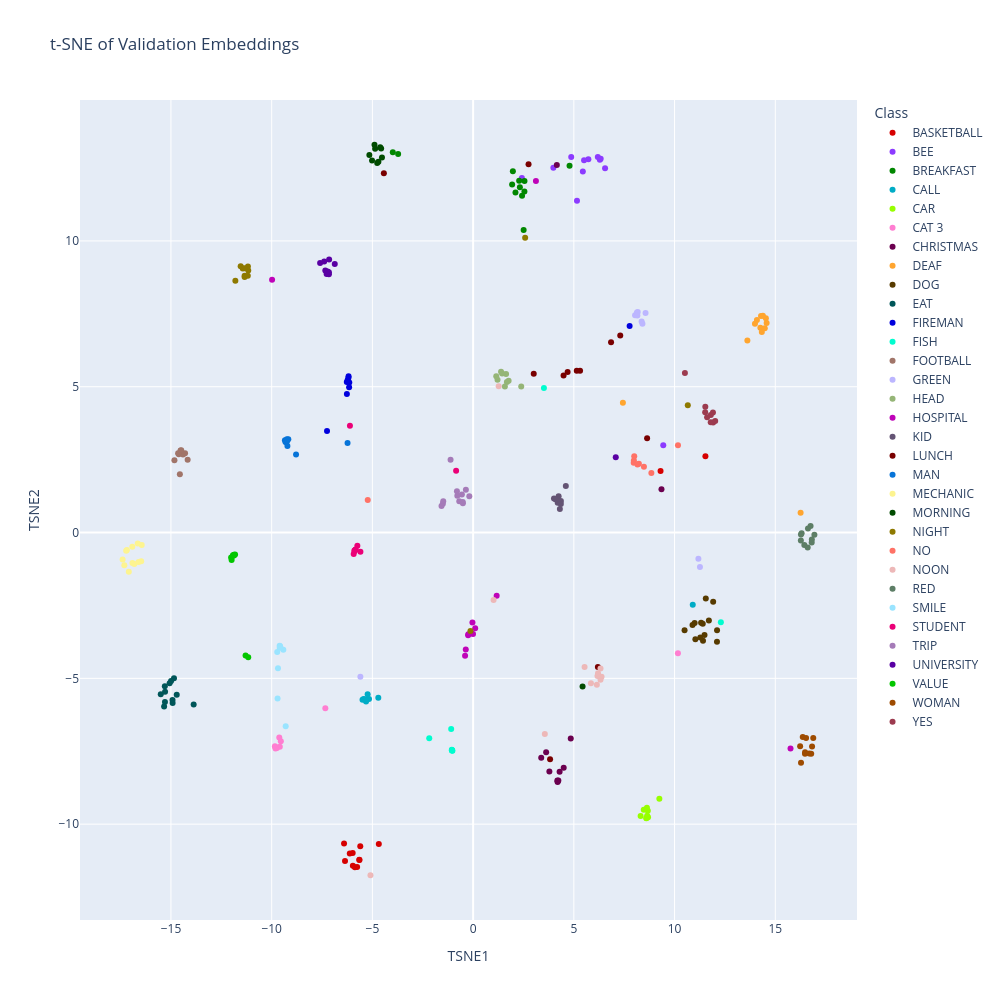

Write notebook code for a chart like this one.
### Code cell
embeddings = val["last_embeddings"]
labels = val["labels"]
id_to_label = val["id_to_label"]

class_names = [id_to_label[label] for label in labels]

tsne = TSNE(
    n_components=2,
    perplexity=30,
    learning_rate="auto",
    init="pca",
    random_state=42
)

embeddings_2d = tsne.fit_transform(embeddings)

df = pd.DataFrame({
    "TSNE1": embeddings_2d[:, 0],
    "TSNE2": embeddings_2d[:, 1],
    "Class": class_names
})

palette_32 = cc.glasbey[:32]

fig = px.scatter(
    df,
    x="TSNE1",
    y="TSNE2",
    color="Class",
    title="t-SNE of Validation Embeddings",
    width=1000,
    height=1000,
    color_discrete_sequence=palette_32
)

fig.show()

### Figure 1 — Plotly figure (JSON) as saved in the notebook; plotly's stock layout.template omitted (floating-point values rounded to 4 significant figures)
{"data": [{"hovertemplate": "Class=BASKETBALL<br>TSNE1=%{x}<br>TSNE2=%{y}<extra></extra>", "legendgroup": "BASKETBALL", "marker": {"color": "#d60000", "symbol": "circle"}, "mode": "markers", "name": "BASKETBALL", "orientation": "v", "showlegend": true, "type": "scatter", "x": [-6.123, 11.53, 9.303, -5.969, -5.758, -5.649, -5.602, -5.644, -5.979, -4.682, -5.87, -6.408, -6.359], "xaxis": "x", "y": [-11.0, 2.619, 2.111, -11.43, -11.47, -11.22, -10.75, -11.23, -10.99, -10.68, -11.47, -10.66, -11.26], "yaxis": "y"}, {"hovertemplate": "Class=BEE<br>TSNE1=%{x}<br>TSNE2=%{y}<extra></extra>", "legendgroup": "BEE", "marker": {"color": "#8c3bff", "symbol": "circle"}, "mode": "markers", "name": "BEE", "orientation": "v", "showlegend": true, "type": "scatter", "x": [5.156, 5.721, 9.438, 6.333, 6.291, 6.55, 6.189, 4.87, 3.984, 2.42, 5.446, 5.507], "xaxis": "x", "y": [11.38, 12.8, 2.991, 12.82, 12.79, 12.49, 12.88, 12.88, 12.51, 12.16, 12.38, 12.77], "yaxis": "y"}, {"hovertemplate": "Class=BREAKFAST<br>TSNE1=%{x}<br>TSNE2=%{y}<extra></extra>", "legendgroup": "BREAKFAST", "marker": {"color": "#018700", "symbol": "circle"}, "mode": "markers", "name": "BREAKFAST", "orientation": "v", "showlegend": true, "type": "scatter", "x": [2.55, 1.973, 4.786, 1.936, 2.546, -3.987, -3.722, 2.102, 2.508, 2.285, 2.321, 2.429], "xaxis": "x", "y": [12.05, 12.39, 12.58, 11.93, 11.7, 13.04, 12.98, 11.66, 10.37, 12.07, 11.84, 11.55], "yaxis": "y"}, {"hovertemplate": "Class=CALL<br>TSNE1=%{x}<br>TSNE2=%{y}<extra></extra>", "legendgroup": "CALL", "marker": {"color": "#00acc6", "symbol": "circle"}, "mode": "markers", "name": "CALL", "orientation": "v", "showlegend": true, "type": "scatter", "x": [-5.491, -5.169, -4.707, -5.371, -5.434, -5.334, 10.9, -5.314, -5.236], "xaxis": "x", "y": [-5.731, -5.711, -5.667, -5.719, -5.704, -5.744, -2.478, -5.796, -5.542], "yaxis": "y"}, {"hovertemplate": "Class=CAR<br>TSNE1=%{x}<br>TSNE2=%{y}<extra></extra>", "legendgroup": "CAR", "marker": {"color": "#97ff00", "symbol": "circle"}, "mode": "markers", "name": "CAR", "orientation": "v", "showlegend": true, "type": "scatter", "x": [8.597, 8.672, 8.314, 8.683, 8.605, 8.627, 8.47, 8.64, 9.244], "xaxis": "x", "y": [-9.796, -9.536, -9.724, -9.764, -9.786, -9.439, -9.502, -9.708, -9.126], "yaxis": "y"}, {"hovertemplate": "Class=CAT 3<br>TSNE1=%{x}<br>TSNE2=%{y}<extra></extra>", "legendgroup": "CAT 3", "marker": {"color": "#ff7ed1", "symbol": "circle"}, "mode": "markers", "name": "CAT 3", "orientation": "v", "showlegend": true, "type": "scatter", "x": [-7.336, 10.17, -9.546, -9.741, -9.597, -9.816, -9.839, -9.807, -9.623], "xaxis": "x", "y": [-6.029, -4.138, -7.157, -7.389, -7.342, -7.355, -7.325, -7.404, -7.03], "yaxis": "y"}, {"hovertemplate": "Class=CHRISTMAS<br>TSNE1=%{x}<br>TSNE2=%{y}<extra></extra>", "legendgroup": "CHRISTMAS", "marker": {"color": "#6b004f", "symbol": "circle"}, "mode": "markers", "name": "CHRISTMAS", "orientation": "v", "showlegend": true, "type": "scatter", "x": [4.293, 4.193, 4.845, 4.231, 3.38, 4.155, 3.786, 4.181, 4.496, 3.625, 4.2, 9.349], "xaxis": "x", "y": [-8.2, -8.551, -7.064, -8.501, -7.719, 12.6, -8.193, -8.506, -8.07, -7.535, -8.531, 1.488], "yaxis": "y"}, {"hovertemplate": "Class=DEAF<br>TSNE1=%{x}<br>TSNE2=%{y}<extra></extra>", "legendgroup": "DEAF", "marker": {"color": "#ffa52f", "symbol": "circle"}, "mode": "markers", "name": "DEAF", "orientation": "v", "showlegend": true, "type": "scatter", "x": [7.435, 14.38, 14.26, 14.33, 14.57, 14.53, 16.26, 14.29, 14.09, 14.48, 13.61, 13.99], "xaxis": "x", "y": [4.45, 7.431, 7.026, 6.874, 7.181, 7.346, 0.6809, 7.425, 7.29, 7.003, 6.584, 7.163], "yaxis": "y"}, {"hovertemplate": "Class=DOG<br>TSNE1=%{x}<br>TSNE2=%{y}<extra></extra>", "legendgroup": "DOG", "marker": {"color": "#573b00", "symbol": "circle"}, "mode": "markers", "name": "DOG", "orientation": "v", "showlegend": true, "type": "scatter", "x": [11.4, 11.0, 10.89, 11.32, 11.03, 11.7, 12.11, 11.55, 12.1, 11.41, 11.49, 10.5, 11.92, 11.28], "xaxis": "x", "y": [-3.125, -3.106, -3.169, -3.09, -3.658, -3.018, -3.354, -2.264, -3.745, -3.707, -3.512, -3.354, -2.37, -3.598], "yaxis": "y"}, {"hovertemplate": "Class=EAT<br>TSNE1=%{x}<br>TSNE2=%{y}<extra></extra>", "legendgroup": "EAT", "marker": {"color": "#005659", "symbol": "circle"}, "mode": "markers", "name": "EAT", "orientation": "v", "showlegend": true, "type": "scatter", "x": [-15.51, -15.34, -15.07, -15.3, -14.99, -15.3, -14.92, -14.92, -15.29, -13.87, -14.85, -14.71], "xaxis": "x", "y": [-5.546, -5.962, -5.164, -5.274, -5.09, -5.807, -5.841, -5.745, -5.456, -5.899, -4.996, -5.56], "yaxis": "y"}, {"hovertemplate": "Class=FIREMAN<br>TSNE1=%{x}<br>TSNE2=%{y}<extra></extra>", "legendgroup": "FIREMAN", "marker": {"color": "#0000dd", "symbol": "circle"}, "mode": "markers", "name": "FIREMAN", "orientation": "v", "showlegend": true, "type": "scatter", "x": [-6.266, -6.188, -6.271, -7.252, -6.183, -6.156, -6.227, 7.769, -6.147], "xaxis": "x", "y": [4.75, 5.305, 5.166, 3.48, 5.36, 4.979, 5.234, 7.078, 5.144], "yaxis": "y"}, {"hovertemplate": "Class=FISH<br>TSNE1=%{x}<br>TSNE2=%{y}<extra></extra>", "legendgroup": "FISH", "marker": {"color": "#00fdcf", "symbol": "circle"}, "mode": "markers", "name": "FISH", "orientation": "v", "showlegend": true, "type": "scatter", "x": [-2.179, 12.3, -1.039, -1.09, -1.057, -1.054, -1.05, -1.031, 3.515], "xaxis": "x", "y": [-7.056, -3.074, -7.477, -6.734, -7.449, -7.469, -7.465, -7.479, 4.96], "yaxis": "y"}, {"hovertemplate": "Class=FOOTBALL<br>TSNE1=%{x}<br>TSNE2=%{y}<extra></extra>", "legendgroup": "FOOTBALL", "marker": {"color": "#a17569", "symbol": "circle"}, "mode": "markers", "name": "FOOTBALL", "orientation": "v", "showlegend": true, "type": "scatter", "x": [-14.61, -14.3, -14.4, -14.17, -14.56, -14.52, -14.49, -14.83, -14.64], "xaxis": "x", "y": [2.688, 2.716, 2.672, 2.5, 2.002, 2.812, 2.822, 2.479, 2.715], "yaxis": "y"}, {"hovertemplate": "Class=GREEN<br>TSNE1=%{x}<br>TSNE2=%{y}<extra></extra>", "legendgroup": "GREEN", "marker": {"color": "#bcb6ff", "symbol": "circle"}, "mode": "markers", "name": "GREEN", "orientation": "v", "showlegend": true, "type": "scatter", "x": [8.038, 8.171, 8.559, -5.597, 8.132, 8.364, 11.18, 11.26, 8.153, 8.406], "xaxis": "x", "y": [7.45, 7.564, 7.526, -4.945, 7.546, 7.233, -0.8978, -1.178, 7.443, 7.157], "yaxis": "y"}, {"hovertemplate": "Class=HEAD<br>TSNE1=%{x}<br>TSNE2=%{y}<extra></extra>", "legendgroup": "HEAD", "marker": {"color": "#95b577", "symbol": "circle"}, "mode": "markers", "name": "HEAD", "orientation": "v", "showlegend": true, "type": "scatter", "x": [2.388, 1.677, 1.636, 1.44, 1.211, 1.386, 1.148, 1.762, 1.577], "xaxis": "x", "y": [5.005, 5.163, 5.438, 5.457, 5.242, 5.516, 5.36, 5.208, 5.005], "yaxis": "y"}, {"hovertemplate": "Class=HOSPITAL<br>TSNE1=%{x}<br>TSNE2=%{y}<extra></extra>", "legendgroup": "HOSPITAL", "marker": {"color": "#bf03b8", "symbol": "circle"}, "mode": "markers", "name": "HOSPITAL", "orientation": "v", "showlegend": true, "type": "scatter", "x": [-0.08221, 15.76, -0.2474, -0.3648, -0.3986, 1.168, -0.2356, 3.117, -0.03443, -0.005299, 0.1015, -9.979], "xaxis": "x", "y": [-3.453, -7.407, -3.52, -4.008, -4.227, -2.166, -3.489, 12.05, -3.089, -3.479, -3.281, 8.669], "yaxis": "y"}, {"hovertemplate": "Class=KID<br>TSNE1=%{x}<br>TSNE2=%{y}<extra></extra>", "legendgroup": "KID", "marker": {"color": "#645474", "symbol": "circle"}, "mode": "markers", "name": "KID", "orientation": "v", "showlegend": true, "type": "scatter", "x": [4.602, 4.244, 4.198, 4.305, 4.172, 4.087, 4.357, 4.354, 4.014], "xaxis": "x", "y": [1.595, 1.241, 1.023, 0.8091, 1.143, 1.139, 1.081, 0.9806, 1.17], "yaxis": "y"}, {"hovertemplate": "Class=LUNCH<br>TSNE1=%{x}<br>TSNE2=%{y}<extra></extra>", "legendgroup": "LUNCH", "marker": {"color": "#790000", "symbol": "circle"}, "mode": "markers", "name": "LUNCH", "orientation": "v", "showlegend": true, "type": "scatter", "x": [4.69, 3.009, 5.308, 7.304, 4.489, 6.847, 5.145, 2.751, -4.431, 6.192, 8.636, 3.82], "xaxis": "x", "y": [5.508, 5.442, 5.548, 6.76, 5.384, 6.526, 5.545, 12.63, 12.32, -4.608, 3.235, -7.772], "yaxis": "y"}, {"hovertemplate": "Class=MAN<br>TSNE1=%{x}<br>TSNE2=%{y}<extra></extra>", "legendgroup": "MAN", "marker": {"color": "#0774d8", "symbol": "circle"}, "mode": "markers", "name": "MAN", "orientation": "v", "showlegend": true, "type": "scatter", "x": [-8.791, -9.175, -9.268, -9.342, -9.246, -6.234, -9.219, -9.315, -9.234], "xaxis": "x", "y": [2.672, 3.202, 3.096, 3.162, 3.202, 3.07, 2.971, 3.104, 3.149], "yaxis": "y"}, {"hovertemplate": "Class=MECHANIC<br>TSNE1=%{x}<br>TSNE2=%{y}<extra></extra>", "legendgroup": "MECHANIC", "marker": {"color": "#fdf490", "symbol": "circle"}, "mode": "markers", "name": "MECHANIC", "orientation": "v", "showlegend": true, "type": "scatter", "x": [-16.82, -17.4, -16.48, -16.61, -16.45, -17.09, -17.19, -17.31, -16.65, -17.22, -16.91, -16.92], "xaxis": "x", "y": [-1.078, -0.9276, -0.9882, -1.013, -0.4313, -1.342, -0.5968, -1.119, -0.3732, -0.6284, -1.043, -0.4834], "yaxis": "y"}, {"hovertemplate": "Class=MORNING<br>TSNE1=%{x}<br>TSNE2=%{y}<extra></extra>", "legendgroup": "MORNING", "marker": {"color": "#004b00", "symbol": "circle"}, "mode": "markers", "name": "MORNING", "orientation": "v", "showlegend": true, "type": "scatter", "x": [-4.525, -5.151, -4.762, -4.896, -4.615, 5.433, -4.702, -4.865, -5.018, -4.565], "xaxis": "x", "y": [12.86, 12.95, 12.67, 13.3, 13.22, -5.283, 12.71, 13.16, 12.75, 13.17], "yaxis": "y"}, {"hovertemplate": "Class=NIGHT<br>TSNE1=%{x}<br>TSNE2=%{y}<extra></extra>", "legendgroup": "NIGHT", "marker": {"color": "#8e7900", "symbol": "circle"}, "mode": "markers", "name": "NIGHT", "orientation": "v", "showlegend": true, "type": "scatter", "x": [-11.16, -11.44, -11.18, -0.1336, -11.54, -11.34, 2.583, 10.66, -11.34, -11.18, -11.8, -11.36], "xaxis": "x", "y": [8.987, 9.057, 9.12, -3.378, 9.128, 8.807, 10.11, 4.363, 8.765, 8.805, 8.638, 9.062], "yaxis": "y"}, {"hovertemplate": "Class=NO<br>TSNE1=%{x}<br>TSNE2=%{y}<extra></extra>", "legendgroup": "NO", "marker": {"color": "#ff7266", "symbol": "circle"}, "mode": "markers", "name": "NO", "orientation": "v", "showlegend": true, "type": "scatter", "x": [8.229, 7.981, -5.231, 8.848, 7.972, 8.159, 7.998, 8.48, 10.17], "xaxis": "x", "y": [2.355, 2.473, 1.112, 2.044, 2.393, 2.336, 2.615, 2.254, 2.995], "yaxis": "y"}, {"hovertemplate": "Class=NOON<br>TSNE1=%{x}<br>TSNE2=%{y}<extra></extra>", "legendgroup": "NOON", "marker": {"color": "#edb8b8", "symbol": "circle"}, "mode": "markers", "name": "NOON", "orientation": "v", "showlegend": true, "type": "scatter", "x": [3.559, 5.533, 5.848, 6.173, -5.096, 1.016, 1.27, 6.199, 6.142, 6.375, 6.324, 6.322], "xaxis": "x", "y": [-6.906, -4.609, -5.165, -4.921, -11.75, -2.317, 5.014, -4.821, -5.223, -4.944, -5.048, -4.66], "yaxis": "y"}, {"hovertemplate": "Class=RED<br>TSNE1=%{x}<br>TSNE2=%{y}<extra></extra>", "legendgroup": "RED", "marker": {"color": "#5d7e66", "symbol": "circle"}, "mode": "markers", "name": "RED", "orientation": "v", "showlegend": true, "type": "scatter", "x": [16.81, 16.44, 16.61, 16.75, 16.27, 16.27, 16.81, 16.62, 16.94, 16.31], "xaxis": "x", "y": [-0.2362, -0.4235, -0.5114, 0.2208, -0.06636, -0.2768, -0.3458, 0.1414, -0.07694, -0.02203], "yaxis": "y"}, {"hovertemplate": "Class=SMILE<br>TSNE1=%{x}<br>TSNE2=%{y}<extra></extra>", "legendgroup": "SMILE", "marker": {"color": "#9ae4ff", "symbol": "circle"}, "mode": "markers", "name": "SMILE", "orientation": "v", "showlegend": true, "type": "scatter", "x": [-9.707, -9.603, -9.687, -9.585, -9.725, -9.601, -9.421, -9.304, -9.568], "xaxis": "x", "y": [-5.687, -3.885, -4.654, -3.901, -4.094, -3.954, -4.023, -6.64, -3.933], "yaxis": "y"}, {"hovertemplate": "Class=STUDENT<br>TSNE1=%{x}<br>TSNE2=%{y}<extra></extra>", "legendgroup": "STUDENT", "marker": {"color": "#eb0077", "symbol": "circle"}, "mode": "markers", "name": "STUDENT", "orientation": "v", "showlegend": true, "type": "scatter", "x": [-5.891, -5.929, -5.882, -5.836, -5.843, -5.594, -6.115, -0.8441, -5.747], "xaxis": "x", "y": [-0.6187, -0.7384, -0.6409, -0.5849, -0.5884, -0.6625, 3.659, 2.117, -0.4493], "yaxis": "y"}, {"hovertemplate": "Class=TRIP<br>TSNE1=%{x}<br>TSNE2=%{y}<extra></extra>", "legendgroup": "TRIP", "marker": {"color": "#a57bb8", "symbol": "circle"}, "mode": "markers", "name": "TRIP", "orientation": "v", "showlegend": true, "type": "scatter", "x": [-0.5154, -0.5574, -0.6874, -1.502, -0.7843, -1.484, -1.12, -0.5084, -0.8035, -1.569, -0.1888, -0.3595], "xaxis": "x", "y": [1.047, 1.307, 1.077, 0.9844, 1.266, 1.075, 2.493, 1.002, 1.418, 0.9124, 1.247, 1.47], "yaxis": "y"}, {"hovertemplate": "Class=UNIVERSITY<br>TSNE1=%{x}<br>TSNE2=%{y}<extra></extra>", "legendgroup": "UNIVERSITY", "marker": {"color": "#5900a3", "symbol": "circle"}, "mode": "markers", "name": "UNIVERSITY", "orientation": "v", "showlegend": true, "type": "scatter", "x": [-7.224, 7.081, -7.159, -7.393, -7.272, -7.337, -7.148, -7.596, -6.868, -7.16], "xaxis": "x", "y": [8.95, 2.579, 8.926, 9.296, 8.865, 8.989, 9.366, 9.246, 9.209, 8.859], "yaxis": "y"}, {"hovertemplate": "Class=VALUE<br>TSNE1=%{x}<br>TSNE2=%{y}<extra></extra>", "legendgroup": "VALUE", "marker": {"color": "#03c600", "symbol": "circle"}, "mode": "markers", "name": "VALUE", "orientation": "v", "showlegend": true, "type": "scatter", "x": [-11.86, -11.87, -11.99, -11.16, -11.82, -11.3, -11.9, -12.01, -11.92], "xaxis": "x", "y": [-0.783, -0.761, -0.9404, -4.273, -0.7515, -4.214, -0.7963, -0.8586, -0.7777], "yaxis": "y"}, {"hovertemplate": "Class=WOMAN<br>TSNE1=%{x}<br>TSNE2=%{y}<extra></extra>", "legendgroup": "WOMAN", "marker": {"color": "#9e4b00", "symbol": "circle"}, "mode": "markers", "name": "WOMAN", "orientation": "v", "showlegend": true, "type": "scatter", "x": [16.28, 16.47, 16.48, 16.68, 16.83, 16.36, 16.53, 16.23, 16.88, 16.78], "xaxis": "x", "y": [-7.893, -7.588, -7.538, -7.575, -7.34, -7.015, -7.048, -7.325, -7.042, -7.582], "yaxis": "y"}, {"hovertemplate": "Class=YES<br>TSNE1=%{x}<br>TSNE2=%{y}<extra></extra>", "legendgroup": "YES", "marker": {"color": "#9c3b4f", "symbol": "circle"}, "mode": "markers", "name": "YES", "orientation": "v", "showlegend": true, "type": "scatter", "x": [11.52, 11.62, 11.91, 11.9, 11.8, 10.51, 12.02, 11.53, 11.8], "xaxis": "x", "y": [4.122, 3.954, 3.771, 4.12, 3.782, 5.471, 3.825, 4.315, 4.034], "yaxis": "y"}], "layout": {"height": 1000, "legend": {"title": {"text": "Class"}, "tracegroupgap": 0}, "title": {"text": "t-SNE of Validation Embeddings"}, "width": 1000, "xaxis": {"anchor": "y", "domain": [0, 1], "title": {"text": "TSNE1"}}, "yaxis": {"anchor": "x", "domain": [0, 1], "title": {"text": "TSNE2"}}}}
